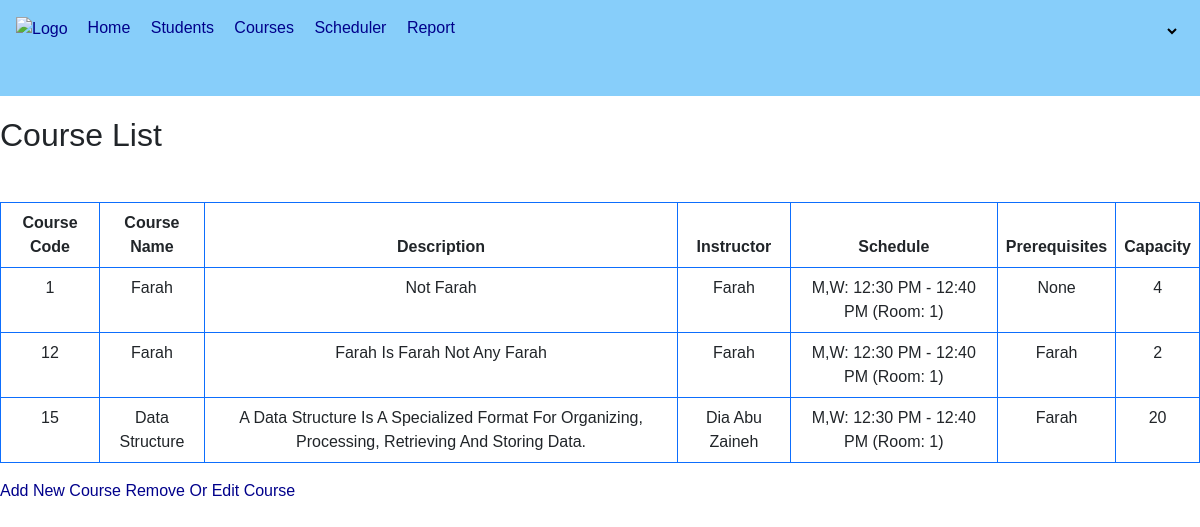
The page /course_list/ (signed in) on the database as committed earlier.
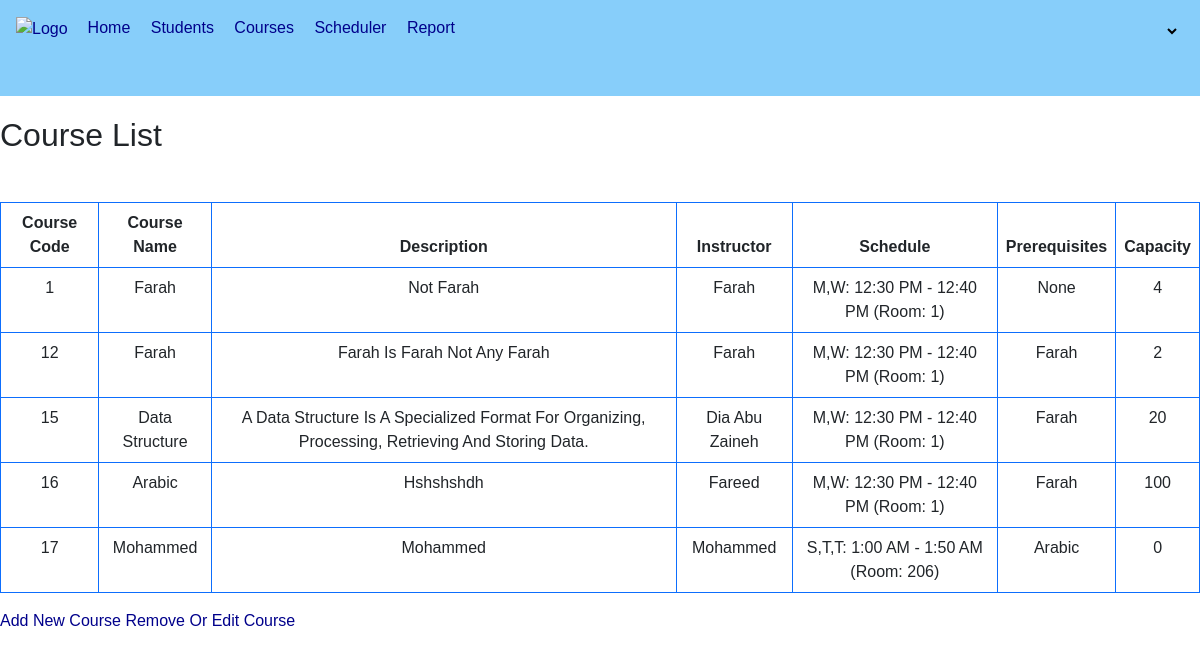
The same page on the database as committed later.
### courses/models.py (models this page shows, shortened)
class Course(models.Model):
    code = models.CharField(max_length=90, unique=True, primary_key=True)
    name = models.CharField(max_length=100, null=True)
    description = models.TextField(null=True)
    instructor = models.CharField(max_length=100, null=True)
    scheduled = models.ForeignKey(CourseSchedule, on_delete=models.PROTECT, related_name='courses')
    prerequisites = models.ManyToManyField('self', blank=True, symmetrical=False)
    capacity = models.IntegerField(null=True)
    students = models.ManyToManyField(Student, related_name='courses')
    class Meta:
        indexes = [
            models.Index(fields=['code']),
        ]
    def __str__(self):
        return self.name

class CourseSchedule(models.Model):
    DAY_CHOICES = (
        ('S,T,T', 'Sunday, Tuesday, Thursday'),
        ('M,W', 'Monday, Wednesday')
    )
    days = models.CharField(max_length=50, null=True, choices=DAY_CHOICES)
    start_time = models.TimeField(null=True)
    end_time = models.TimeField(null=True)
    room_no = models.CharField(max_length=10, null=True)

### courses/views.py (the view)
# urls.py: path('course_list/', views.course_lista, name='course_list'),
@login_required
def course_lista(request):
    if not request.user.is_superuser:
        raise PermissionDenied
    courses = Course.objects.all()
    return render(request, 'courses/Admin/courses_list.html', {'courses': courses})

### courses/templates/courses/Admin/courses_list.html (shortened to what this page needs)
{% extends "courses/Admin/mainadmin.html" %}
{% load static %}
{% block content %}
    <h2 style="margin-top: 20px">Course List</h2>
    <table class="table table-bordered mt-5 text-center border-primary text-capitalize">
        <thead>
            <tr>
                <th>Course Code</th>
                <th>Course Name</th>
                <th>Description</th>
                <th>Instructor</th>
                <th>Schedule</th>
                <th>Prerequisites</th>
                <th>Capacity</th>
            </tr>
        </thead>
        <tbody>
            {% for course in courses %}
                <tr>
                    <td>{{ course.code }}</td>
                    <td>{{ course.name }}</td>
                    <td>{{ course.description }}</td>
                    <td>{{ course.instructor }}</td>
                    <td>
                        {% if course.scheduled %}
                            {{ course.scheduled.days }}: {{ course.scheduled.start_time|date:"g:i A" }} - {{ course.scheduled.end_time|date:"g:i A" }} (Room: {{ course.scheduled.room_no }})
                        {% else %}
                            No Schedule
                        {% endif %}
                    </td>
                    <td>
                        {% if course.prerequisites.exists %}
                            {{ course.prerequisites.all|join:", " }}
                        {% else %}
                            None
                        {% endif %}
                    </td>
                    <td>{{ course.capacity }}</td>
                </tr>
            {% endfor %}
        </tbody>
    </table>
    <a href="{% url 'add_course' %}">Add New Course</a>
    <a href="{% url 'removeeditcourse' %}">Remove or Edit Course</a>
{% endblock content %}

### courses/templates/courses/Admin/mainadmin.html (shortened to what this page needs)
{% load static %}
<!DOCTYPE html>
<html lang="en">
<head>
    <link href="https://cdn.jsdelivr.net/npm/bootstrap@5.0.2/dist/css/bootstrap.min.css" rel="stylesheet">
    <link rel="stylesheet" type="text/css" href={% static "css/style.css" %}>
</head>
<body>
    {% include "courses/Admin/navgibaradmin.html" %}
    {% block content %}
{% endblock content %}
</body>
</html>

### courses/templates/courses/Admin/navgibaradmin.html (shortened to what this page needs)
{% load static %}
<link rel="stylesheet" href="{% static 'css/index.css' %}">
  <nav>
    <div class="nav-content Content">
        <div class="ul-content">
            <div class="mb-3">
                <a href="{% url 'home' %}">
                    <img src="https://www.marefa.org/w/images/thumb/2/26/شعار_الجامعة.png/800px-شعار_الجامعة.png" width="60px" alt="logo">
                </a>
            </div>
            <ul>
                <li><a href="{% url 'homeAdmin' %}" style="color: #00008b; text-decoration: none;">Home</a></li>
                <li><a href="{% url 'student_course_list' %}" style="color: #00008b; text-decoration: none;">Students</a></li>
                <li><a href="{% url 'course_list' %}" style="color:#00008b;text-decoration: none;">Courses</a></li>
                <li><a href="{% url 'schedule_list' %}" style="color:#00008b;text-decoration: none;">Scheduler</a></li>
                <li><a href="{% url 'course_report' %}" style="color: #00008b; text-decoration: none;">Report</a></li>
            </ul>
        </div>
        <div class="logout">
            <select name="" style="background: none;" id="pageSelect" onchange="location = this.value;">
                <option>{{ username }}</option>
                <option value="{% url 'profile' %}">My Account</option>
            </select>
        </div>
    </div>
</nav>

### static/css/index.css (style rules this page uses)
body { font-family: Arial, sans-serif; margin: 0; padding: 0; }
a { text-decoration: none; text-transform: capitalize; color:#00008b ; }
nav { height: 12vh; background-color: lightskyblue; }
.nav-content { display: flex; align-items: center; justify-content: space-between; }
.ul-content { display: flex; align-items: center; padding: 1rem; color: #fff; }
.logout { margin-right: 20px; }
nav ul { list-style-type: none; margin-left: 20px; padding: 0; }
nav ul li { display: inline; margin-right: 1rem; left: 10%; }
.logout select { border: none; margin-bottom: 10px; padding: 20px; }
.logout select option { padding: 30px; font-size: large; height: 20px; }

Rows that differ between the two databases and show on the page:
added Course: code "16", name "Arabic", description "Hshshshdh", instructor "Fareed", scheduled.days "M,W", scheduled.start_time "12:30 PM", scheduled.end_time "12:40 PM", scheduled.room_no "1", prerequisites.all "Farah", capacity "100"
added Course: code "17", name "Mohammed", description "Mohammed", instructor "Mohammed", scheduled.days "S,T,T", scheduled.start_time "1:00 AM", scheduled.end_time "1:50 AM", scheduled.room_no "206", prerequisites.all "Arabic", capacity "0"
